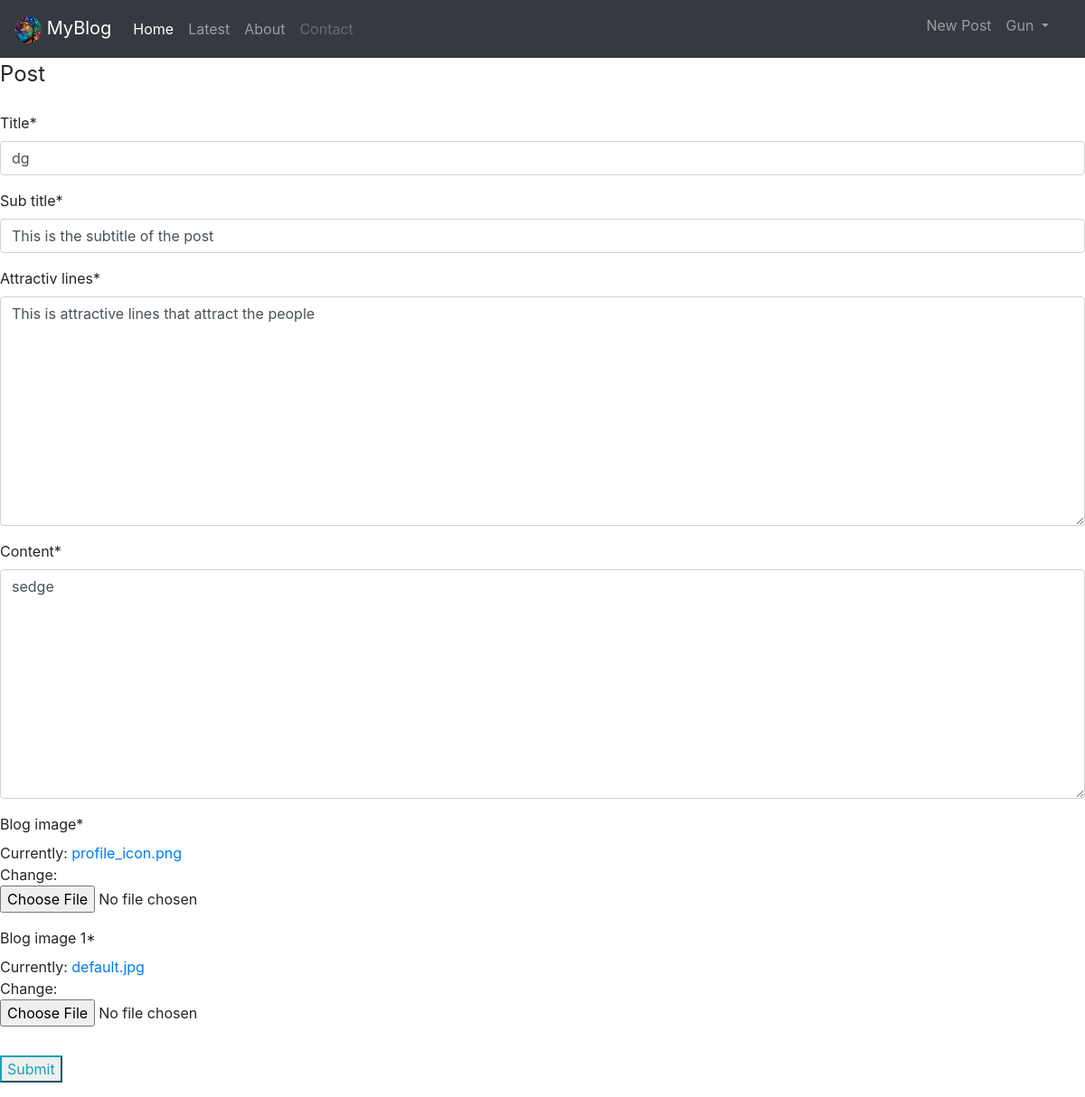
/post/29/update/ (signed in), run on the app's committed database.
### Blog/models.py (models this page shows, shortened)
class Post(models.Model):
    title=models.CharField(max_length=50)
    sub_title=models.CharField(default="This is the subtitle of the post ",max_length=150)
    attractiv_lines=models.TextField(default="This is attractive lines that attract the people ",max_length=1000)
    content=models.TextField(max_length=4000)
    date_posted=models.DateTimeField(default=timezone.now)
    blog_image=models.ImageField(default='profile_icon.png',upload_to='profile_pics')
    blog_image_1=models.ImageField(default='default.jpg',upload_to='media/blog_pics')
    author =models.ForeignKey(User,on_delete=models.CASCADE)   #this for if we delete the user the post will also deleted and not vice versa

### Blog/views.py (the view, shortened to what this page needs)
# urls.py: path('post/<int:pk>/update/', PostUpdateView.as_view(), name='post-update'),
class PostUpdateView(LoginRequiredMixin,UserPassesTestMixin,UpdateView):
    model = Post
    fields = ['title','sub_title','attractiv_lines','content','blog_image','blog_image_1']
    def test_func(self):
        post= self.get_object()
        if self.request.user== post.author:
            return True
        return False

### Blog/templates/Blog/post_form.html (shortened to what this page needs)
<!DOCTYPE html>
{% extends 'Blog/base.html'%}
{% load crispy_forms_tags %}
{% block body %}
<html lang="en">
<head>
</head>
<body>
<div class="'content-section">
    <form method="POST">
        <fieldset class="form-group">
            <legend class="'border-bottom mb-4">Post</legend>
            {{ form|crispy }}
        </fieldset>
        <div class="form-group">
            <button class="btn-outline-info" type="submit"> Submit</button>
        </div>
    </form>
</div>
</body>
</html>
{% endblock %}

### Blog/templates/Blog/Base.html (shortened to what this page needs)
<!doctype html>
<html lang="en">
  <head>
    <link rel="stylesheet" href="https://stackpath.bootstrapcdn.com/bootstrap/4.4.1/css/bootstrap.min.css">
<div class="">
   <nav class="navbar navbar-expand-lg navbar-dark bg-dark">
     <a class="navbar-brand" href="#">
         {% load static %}
        <img src="{% static 'Blog/2_.jpg' %}" width="30" height="30" class="rounded-circle account-img" alt="">
        MyBlog
      </a>
          <div class="collapse navbar-collapse" id="navbarNav">
            <ul class="navbar-nav">
              <li class="nav-item active">
                <a class="nav-link" href="{% url 'blog_home' %}">Home<span class="sr-only">(current)</span></a>
              </li>
              <li class="nav-item">
                <a class="nav-link" href="{% url 'latest' %}">Latest</a>
              </li>
              <li class="nav-item">
                <a class="nav-link" href="{% url 'about' %}">About</a>
              </li>
              <li class="nav-item">
                <a class="nav-link disabled" href="#" tabindex="-1" aria-disabled="true">Contact</a>
              </li>
            </ul>
          </div>
          <div class="navbar-nav">
            {% if user.is_authenticated and user.profile %}
             <li class="nav-item">
                <a class="nav-item nav-link" href="{% url 'post-create' %}">New Post</a>
              </li>
              <li class="nav-item dropdown">
                    <a class="nav-link dropdown-toggle" href="#" id="navbarDropdown" role="button" data-toggle="dropdown" aria-haspopup="true" aria-expanded="false">
                      {{ user.username}}
                    </a>
               </li>
              <li class="nav-item">
                <a class="nav-item nav-link" href="#">     </a>
              </li>
              <br>
              <br>
            {% elif user.is_authenticated %}
                <a class="nav-item nav-link" href="{% url 'logout' %}">LogOut</a>
                <a class="nav-item nav-link" href="{% url 'join_us' %}">Join Us</a>
            {% else %}
                <a class="nav-item nav-link" href="{% url 'register' %}">Register</a>
                <a class="nav-item nav-link" href="{% url 'login' %}">SignIn</a>
            {% endif %}
          </div>
<br>
   </nav>
  </head>
  <body>
  {% block body %} {% endblock%}
  </body>
</html>

### data on the page
Post: title "dg", sub_title "This is the subtitle of the post", attractiv_lines "This is attractive lines that attract the people", content "sedge"

### other printed values
{{ user.username }} "Gun"
